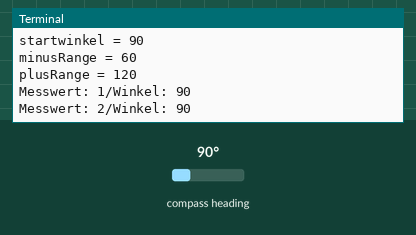
Recording of a program running on a simulated Raspberry Pi (BCM pin numbers). Parts: the last lines printed to the terminal. The inputs (shaded band) are chosen by the test bench; at power-on: compass heading 90°. The clock reads 2024-03-15 10:24:30 at power-on unless the program sets it; library files of the repository ran but are not shown: 1 file(s).

Above: at 1.2 s.
1.3 s: compass heading set to 7°
At 2.6 s:
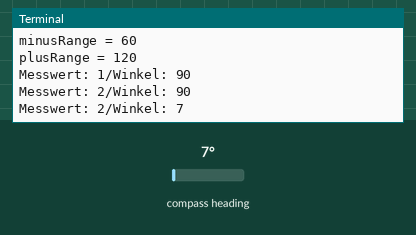
2.8 s: compass heading set to 90°
At 3.6 s:
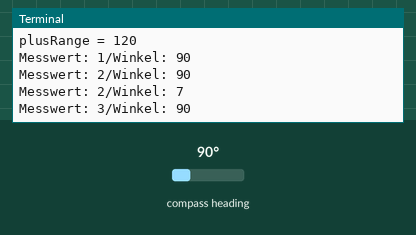
Timing chart, 0 to 5.8 s (numbered marks = the images above; inputs shaded):
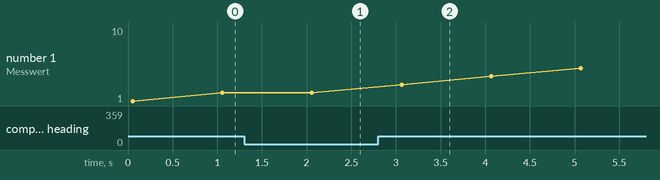

Measured:
- after the input at 1.3 s, the terminal: prints a new line after 0.76 s (image 1)
- after the input at 2.8 s, the terminal: prints a new line after 0.26 s (image 2)
- plotted number 1: 2 → 10 after the input at 2.8 s

The program:

magneto_q.py
```python
import py_qmc5883l
import time
# TODO: kalibrierung einbauen
sensor = py_qmc5883l.QMC5883L()
startwinkel = int(sensor.get_bearing())
minusRange = startwinkel - 30
plusRange = startwinkel +30

entfernung = 0

print("startwinkel = {}".format(startwinkel))
print("minusRange = {}".format(minusRange))
print("plusRange = {}".format(plusRange))

while True:
    messwinkel = int(sensor.get_bearing())
    # print("messwinkel = {}".format(messwinkel))
    # if (messwinkel > minusRange) and (messwinkel < plusRange):
    if messwinkel in range(minusRange, plusRange):
        entfernung += 1
    print("Messwert: {}/Winkel: {}".format(entfernung, messwinkel))
    time.sleep(1)
```
